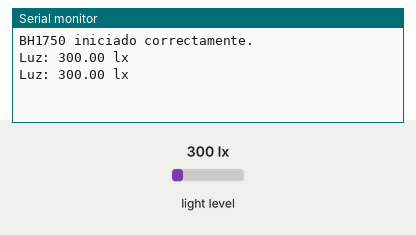
A sketch run on a simulated ESP32. Parts: the last lines printed to the serial monitor. Inputs (shaded band) come from the test bench; at power-on: light level 300 lx.

Above: at 1.8 s.
1.9 s: light level set to 40 lx
At 2.8 s:
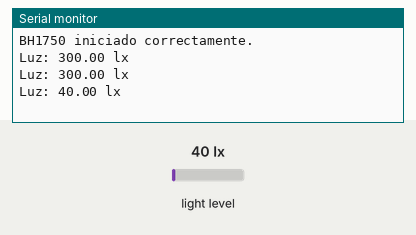
3.4 s: light level set to 500 lx
At 4.8 s:
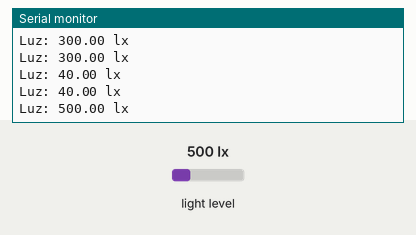
Timing chart, 0 to 6.4 s (numbered marks = the images above; inputs shaded):
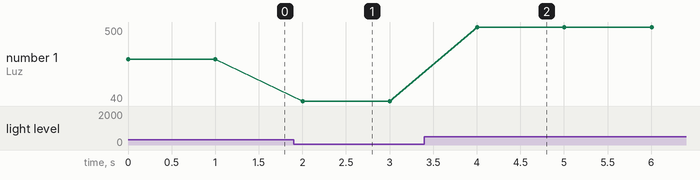

The sketch:

Luminosidad.ino
```cpp
#include <Wire.h>
#include <BH1750.h>

// Pines para el sensor BH1750
#define SDA_PIN 18  // SDA
#define SCL_PIN 5   // SCL

BH1750 lightMeter;

void setup() {
  Serial.begin(115200);

  // Inicializar comunicación I2C con pines personalizados
  Wire.begin(SDA_PIN, SCL_PIN);

  if (lightMeter.begin()) {
    Serial.println(F("BH1750 iniciado correctamente."));
  } else {
    Serial.println(F("Error al iniciar BH1750. Verifica las conexiones."));
  }
}

void loop() {
  // Leer el valor de luz en lux
  float lux = lightMeter.readLightLevel();

  if (lux >= 0) {
    Serial.print("Luz: ");
    Serial.print(lux);
    Serial.println(" lx");
  } else {
    Serial.println("Error leyendo BH1750.");
  }

  delay(1000); // Leer cada 1 segundo
}
```

Measured:
- after the input at 1.9 s, the serial monitor: prints a new line after 0.10 s (image 1)
- after the input at 3.4 s, the serial monitor: prints a new line after 0.60 s (image 2)
- plotted number 1: 300 → 40 after the input at 1.9 s, 40 → 500 after the input at 3.4 s
